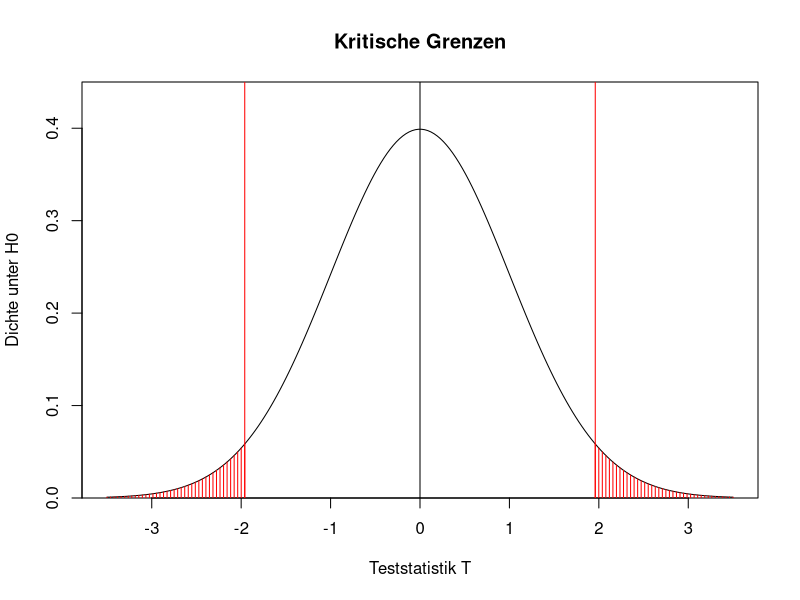
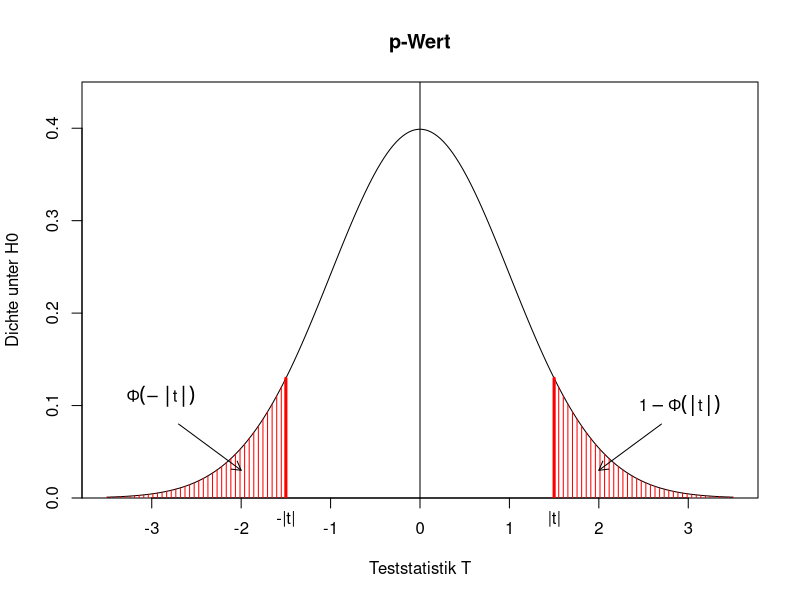
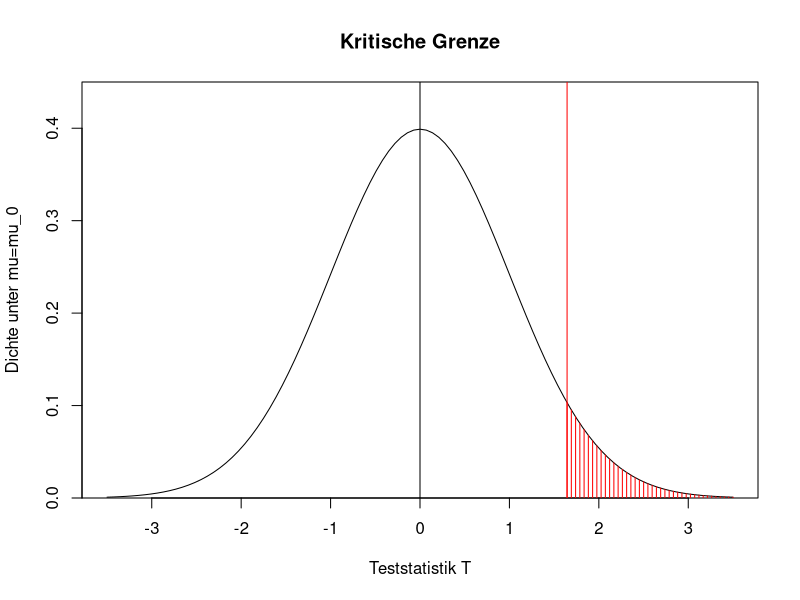

Reproduce these figures in R, in order.
## ---- chunk 1
alpha <- 0.05
-qnorm(1-alpha/2)
qnorm(1-alpha/2)
## ---- chunk 2
#| code-fold: true
#| code-summary: "R-Code zeigen"
x <- seq(from=-3.5, to=3.5, length=200)
plot(x, dnorm(x),
     type="l",
     main="Kritische Grenzen",
     xlab="Teststatistik T",
     ylab="Dichte unter H0",
     yaxs="i", ylim=c(0,0.45))

abline(v=0)
abline(v=qnorm(c(0.025,0.975)),col="red")

for(x in seq(from=qnorm(0.975), to=3.5, length=40)){
  lines(c(x,x), c(0,dnorm(x)), col="red")
  lines(-c(x,x), c(0,dnorm(x)), col="red")
}
## ---- chunk 3
#| code-fold: true
#| code-summary: "R-Code zeigen"
x <- seq(from=-3.5, to=3.5, length=200)
plot(x, dnorm(x),
     type="l",
     main="p-Wert",
     xlab="Teststatistik T",
     ylab="Dichte unter H0",
     yaxs="i", ylim=c(0,0.45))

abline(v=0)

mtext("|t|",1,0.5,at=1.5)
mtext("-|t|",1,0.5,at=-1.5)

lines(c(1.5,1.5), c(0,dnorm(1.5)), col="red", lwd=3)
lines(c(-1.5,-1.5), c(0,dnorm(1.5)), col="red", lwd=3)

for(x in seq(1.5,3.5,length=40)){
  lines(c(x,x), c(0,dnorm(x)),col="red")
  lines(-c(x,x), c(0,dnorm(x)),col="red")
}

text(-2.9,0.11,
     expression(Phi(-group("|",t,"|"))))
text(2.9,0.1,
     expression(1-Phi(group("|",t,"|"))))
arrows(-2.7,0.08,-2,0.03,length=0.1)
arrows(2.7,0.08,2,0.03,length=0.1)
## ---- chunk 4
daten <- read.csv("../data/versicherungsschaeden.csv")
schaden <- daten$schaden
mu0 <- 25000
alpha <- 0.05
## ---- chunk 5
n <- length(schaden)
print(n)
## ---- chunk 6
head(schaden)
## ---- chunk 7
mean(schaden)
## ---- chunk 8
sd(schaden)
## ---- chunk 9
teststat <- sqrt(n) * (mean(schaden) - mu0)/sd(schaden)
teststat
## ---- chunk 10
qnorm(1-alpha/2)
## ---- chunk 11
alpha <- 0.01
qnorm(1-alpha/2)
## ---- chunk 12
n <- 8
alpha <- 0.05
qt(1-alpha/2, df=n-1)
## ---- chunk 13
n <- 100
alpha <- 0.05
qt(1-alpha/2, df=n-1)
## ---- chunk 14
qnorm(1-alpha/2)
## ---- chunk 15
x <- c(199.47,197.19,197.02,197.53,198.78,
       202.52,195.74,199.11,200.3,195.74)
## ---- chunk 16
mean(x)
## ---- chunk 17
alpha <- 0.1
mu0 <- 200
n <- length(x)
## ---- chunk 18
teststat <- sqrt(n) * (mean(x) - mu0)/sd(x)
print(teststat)
## ---- chunk 19
k_unten <- -qt(1-alpha/2, df=n-1)
k_oben <- qt(1-alpha/2, df=n-1)
print(paste(round(k_unten,4), "; ", round(k_oben,4)))
## ---- chunk 20
curve(dnorm(x),from=-3.5,to=3.5,
      main="Kritische Grenze",
      xlab="Teststatistik T",
      ylab="Dichte unter mu=mu_0",
      yaxs="i", ylim=c(0,0.45))
abline(v=0)
abline(v=qnorm(0.95),col="red")
for(x in seq(qnorm(0.95),3.5,length=40)){
  lines(c(x,x),c(0,dnorm(x)),col="red")
}
## ---- chunk 21
qnorm(0.05)
## ---- chunk 22
Umfrage <- read.csv("../data/verdiensterwartungen.csv")
head(Umfrage)
## ---- chunk 23
m <- sum(Umfrage$Geschlecht == "weiblich")
m
## ---- chunk 24
n <- sum(Umfrage$Geschlecht == "männlich")
n
## ---- chunk 25
x <- Umfrage$ErwartetesGehalt[Umfrage$Geschlecht=="weiblich"]
y <- Umfrage$ErwartetesGehalt[Umfrage$Geschlecht=="männlich"]
## ---- chunk 26
mean(x)
## ---- chunk 27
mean(y)
## ---- chunk 28
alpha <- 0.05
## ---- chunk 29
teststat <- (mean(x) - mean(y))/sqrt(var(x)/m + var(y)/n)
teststat
## ---- chunk 30
2*(1-pnorm(abs(teststat)))
## ---- chunk 31
pnorm(-2.615)
## ---- chunk 32
lambda_X <- 0.25
lambda_Y <- 0.28
m <- 200
n <- 300

alpha <- 0.05
R <- 10000

# (1-alpha/2)-Quantil der N(0,1)
qnt <- qnorm(1-alpha/2)

# Initialisierung eines Zählers
z <- 0

for(r in 1:R){
  
  # Ziehung der Stichproben
  x <- rexp(m, rate=lambda_X)
  y <- rexp(n, rate=lambda_Y)
  
  # Berechnung der Teststatistik
  teststat <- (mean(x)-mean(y)) / sqrt(var(x)/m + var(y)/n)
  
  # Liegt die Teststatistik im krit. Bereich?
  if(teststat < -qnt | teststat > qnt){
    z <- z+1
  }
}
## ---- chunk 33
print(z/R)
## ---- chunk 34
lambda_X <- 1/0.25
lambda_Y <- 1/0.25
## ---- chunk 35
z <- 0
for(r in 1:R){
  x <- rexp(m, rate=0.25)
  y <- rexp(n, rate=0.25)
  teststat <- (mean(x)-mean(y)) / sqrt(var(x)/m + var(y)/n)
  if(teststat < -qnt | teststat > qnt){
    z <- z+1
  }
}
print(z/R)
